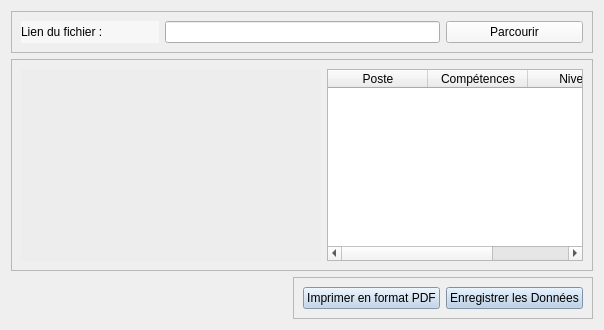
            <widget class="QWidget" name="analyse_cvs">
             <property name="minimumSize">
              <size>
               <width>0</width>
               <height>0</height>
              </size>
             </property>
             <layout class="QVBoxLayout" name="verticalLayout_18">
              <item>
               <widget class="QFrame" name="frame_35">
                <property name="frameShape">
                 <enum>QFrame::StyledPanel</enum>
                </property>
                <property name="frameShadow">
                 <enum>QFrame::Raised</enum>
                </property>
                <layout class="QGridLayout" name="gridLayout_5">
                 <item row="0" column="0">
                  <widget class="QLabel" name="label_8">
                   <property name="styleSheet">
                    <string notr="true">background-color: rgb(247, 247, 247);
color:rgb(0,0,0);
font: 75 10pt &quot;MS Shell Dlg 2&quot;;</string>
                   </property>
                   <property name="text">
                    <string>Lien du fichier :</string>
                   </property>
                  </widget>
                 </item>
                 <item row="0" column="3">
                  <widget class="QPushButton" name="browse">
                   <property name="styleSheet">
                    <string notr="true">background-color: rgb(247, 247, 247);
color:rgb(0,0,0);
font: 75 11pt &quot;MS Shell Dlg 2&quot;;</string>
                   </property>
                   <property name="text">
                    <string>Parcourir</string>
                   </property>
                  </widget>
                 </item>
                 <item row="0" column="1" colspan="2">
                  <widget class="QLineEdit" name="filename">
                   <property name="styleSheet">
                    <string notr="true"/>
                   </property>
                  </widget>
                 </item>
                </layout>
               </widget>
              </item>
              <item>
               <widget class="QFrame" name="frame_63">
                <property name="frameShape">
                 <enum>QFrame::StyledPanel</enum>
                </property>
                <property name="frameShadow">
                 <enum>QFrame::Raised</enum>
                </property>
                <layout class="QHBoxLayout" name="horizontalLayout_15">
                 <item>
                  <widget class="QLabel" name="label_51">
                   <property name="minimumSize">
                    <size>
                     <width>300</width>
                     <height>0</height>
                    </size>
                   </property>
                   <property name="styleSheet">
                    <string notr="true">background-color: rgb(237, 237, 237);</string>
                   </property>
                   <property name="text">
                    <string/>
                   </property>
                  </widget>
                 </item>
                 <item>
                  <widget class="QTableWidget" name="tableWidget_5">
                   <column>
                    <property name="text">
                     <string>Poste</string>
                    </property>
                   </column>
                   <column>
                    <property name="text">
                     <string>Compétences</string>
                    </property>
                   </column>
                   <column>
                    <property name="text">
                     <string>Niveau</string>
                    </property>
                   </column>
                  </widget>
                 </item>
                </layout>
               </widget>
              </item>
              <item alignment="Qt::AlignRight">
               <widget class="QFrame" name="frame_64">
                <property name="frameShape">
                 <enum>QFrame::StyledPanel</enum>
                </property>
                <property name="frameShadow">
                 <enum>QFrame::Raised</enum>
                </property>
                <layout class="QHBoxLayout" name="horizontalLayout_40">
                 <item alignment="Qt::AlignRight">
                  <widget class="QPushButton" name="pushButton_48">
                   <property name="styleSheet">
                    <string notr="true">background-color: rgb(184, 208, 233);</string>
                   </property>
                   <property name="text">
                    <string>Imprimer en format PDF</string>
                   </property>
                   <property name="icon">
                    <iconset resource="source.qrc">
                     <normaloff>:/icones/icons/baseline_print_black_24dp.png</normaloff>:/icones/icons/baseline_print_black_24dp.png</iconset>
                   </property>
                  </widget>
                 </item>
                 <item alignment="Qt::AlignRight">
                  <widget class="QPushButton" name="pushButton_47">
                   <property name="styleSheet">
                    <string notr="true">background-color: rgb(178, 203, 229);</string>
                   </property>
                   <property name="text">
                    <string>Enregistrer les Données</string>
                   </property>
                   <property name="icon">
                    <iconset resource="source.qrc">
                     <normaloff>:/icones/icons/baseline_file_upload_black_24dp.png</normaloff>:/icones/icons/baseline_file_upload_black_24dp.png</iconset>
                   </property>
                  </widget>
                 </item>
                </layout>
               </widget>
              </item>
             </layout>
            </widget>
